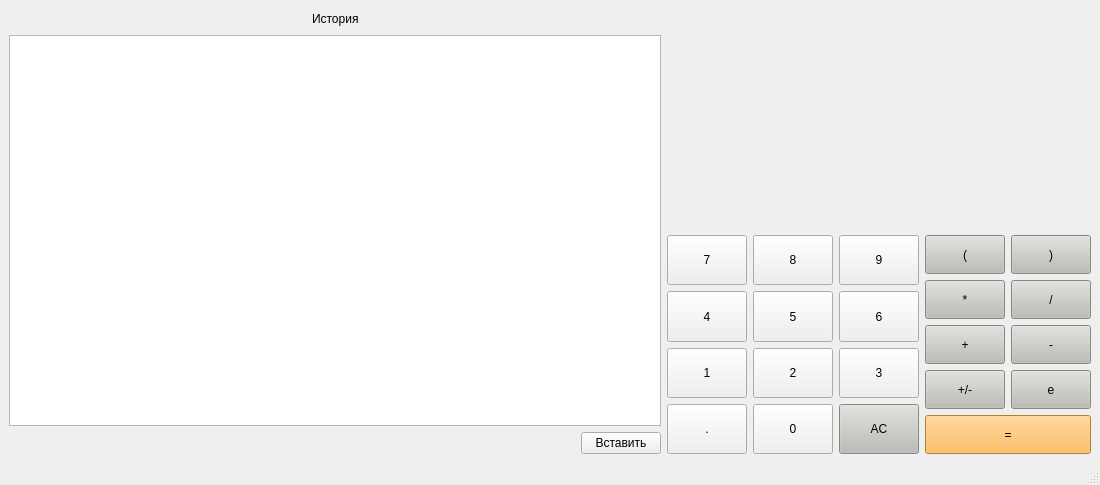
<?xml version="1.0" encoding="UTF-8"?>
<ui version="4.0">
 <class>MainWindow</class>
 <widget class="QMainWindow" name="MainWindow">
  <property name="geometry">
   <rect>
    <x>0</x>
    <y>0</y>
    <width>1100</width>
    <height>485</height>
   </rect>
  </property>
  <property name="sizePolicy">
   <sizepolicy hsizetype="Preferred" vsizetype="Preferred">
    <horstretch>0</horstretch>
    <verstretch>0</verstretch>
   </sizepolicy>
  </property>
  <property name="minimumSize">
   <size>
    <width>1100</width>
    <height>0</height>
   </size>
  </property>
  <property name="windowTitle">
   <string>MainWindow</string>
  </property>
  <property name="layoutDirection">
   <enum>Qt::LeftToRight</enum>
  </property>
  <widget class="QWidget" name="centralwidget">
   <property name="sizePolicy">
    <sizepolicy hsizetype="Expanding" vsizetype="Expanding">
     <horstretch>0</horstretch>
     <verstretch>0</verstretch>
    </sizepolicy>
   </property>
   <layout class="QHBoxLayout" name="horizontalLayout_12">
    <item>
     <layout class="QVBoxLayout" name="verticalLayout_3">
      <item>
       <layout class="QHBoxLayout" name="horizontalLayout_9">
        <item>
         <spacer name="horizontalSpacer">
          <property name="orientation">
           <enum>Qt::Horizontal</enum>
          </property>
          <property name="sizeHint" stdset="0">
           <size>
            <width>40</width>
            <height>20</height>
           </size>
          </property>
         </spacer>
        </item>
        <item>
         <widget class="QLabel" name="label_history">
          <property name="text">
           <string>История</string>
          </property>
         </widget>
        </item>
        <item>
         <spacer name="horizontalSpacer_3">
          <property name="orientation">
           <enum>Qt::Horizontal</enum>
          </property>
          <property name="sizeHint" stdset="0">
           <size>
            <width>40</width>
            <height>20</height>
           </size>
          </property>
         </spacer>
        </item>
       </layout>
      </item>
      <item>
       <widget class="QTableView" name="tableView">
        <property name="selectionMode">
         <enum>QAbstractItemView::SingleSelection</enum>
        </property>
        <property name="selectionBehavior">
         <enum>QAbstractItemView::SelectRows</enum>
        </property>
        <property name="gridStyle">
         <enum>Qt::SolidLine</enum>
        </property>
        <property name="wordWrap">
         <bool>false</bool>
        </property>
        <property name="cornerButtonEnabled">
         <bool>false</bool>
        </property>
       </widget>
      </item>
      <item>
       <layout class="QHBoxLayout" name="horizontalLayout_10">
        <item>
         <spacer name="horizontalSpacer_2">
          <property name="orientation">
           <enum>Qt::Horizontal</enum>
          </property>
          <property name="sizeHint" stdset="0">
           <size>
            <width>40</width>
            <height>20</height>
           </size>
          </property>
         </spacer>
        </item>
        <item>
         <widget class="QPushButton" name="pushButton_insert_history_result">
          <property name="text">
           <string>Вставить</string>
          </property>
         </widget>
        </item>
       </layout>
      </item>
     </layout>
    </item>
    <item>
     <layout class="QVBoxLayout" name="verticalLayout_4">
      <item>
       <widget class="QLabel" name="result_show">
        <property name="font">
         <font>
          <pointsize>18</pointsize>
         </font>
        </property>
        <property name="layoutDirection">
         <enum>Qt::LeftToRight</enum>
        </property>
        <property name="styleSheet">
         <string notr="true"> QLabel {
	qproperty-alignment: 'AlignVCenter | AlignRight';
	border: 1px solid gray;
}

background-color : white;</string>
        </property>
        <property name="text">
         <string/>
        </property>
       </widget>
      </item>
      <item>
       <layout class="QHBoxLayout" name="horizontalLayout_11">
        <item>
         <layout class="QVBoxLayout" name="verticalLayout">
          <item>
           <layout class="QHBoxLayout" name="horizontalLayout">
            <item>
             <widget class="QPushButton" name="pushButton_7">
              <property name="sizePolicy">
               <sizepolicy hsizetype="Minimum" vsizetype="Preferred">
                <horstretch>0</horstretch>
                <verstretch>0</verstretch>
               </sizepolicy>
              </property>
              <property name="text">
               <string>7</string>
              </property>
             </widget>
            </item>
            <item>
             <widget class="QPushButton" name="pushButton_8">
              <property name="sizePolicy">
               <sizepolicy hsizetype="Minimum" vsizetype="Preferred">
                <horstretch>0</horstretch>
                <verstretch>0</verstretch>
               </sizepolicy>
              </property>
              <property name="text">
               <string>8</string>
              </property>
             </widget>
            </item>
            <item>
             <widget class="QPushButton" name="pushButton_9">
              <property name="sizePolicy">
               <sizepolicy hsizetype="Minimum" vsizetype="Preferred">
                <horstretch>0</horstretch>
                <verstretch>0</verstretch>
               </sizepolicy>
              </property>
              <property name="text">
               <string>9</string>
              </property>
             </widget>
            </item>
           </layout>
          </item>
          <item>
           <layout class="QHBoxLayout" name="horizontalLayout_2">
            <item>
             <widget class="QPushButton" name="pushButton_4">
              <property name="sizePolicy">
               <sizepolicy hsizetype="Minimum" vsizetype="Preferred">
                <horstretch>0</horstretch>
                <verstretch>0</verstretch>
               </sizepolicy>
              </property>
              <property name="text">
               <string>4</string>
              </property>
             </widget>
            </item>
            <item>
             <widget class="QPushButton" name="pushButton_5">
              <property name="sizePolicy">
               <sizepolicy hsizetype="Minimum" vsizetype="Preferred">
                <horstretch>0</horstretch>
                <verstretch>0</verstretch>
               </sizepolicy>
              </property>
              <property name="text">
               <string>5</string>
              </property>
             </widget>
            </item>
            <item>
             <widget class="QPushButton" name="pushButton_6">
              <property name="sizePolicy">
               <sizepolicy hsizetype="Minimum" vsizetype="Preferred">
                <horstretch>0</horstretch>
                <verstretch>0</verstretch>
               </sizepolicy>
              </property>
              <property name="text">
               <string>6</string>
              </property>
             </widget>
            </item>
           </layout>
          </item>
          <item>
           <layout class="QHBoxLayout" name="horizontalLayout_3">
            <item>
             <widget class="QPushButton" name="pushButton_1">
              <property name="sizePolicy">
               <sizepolicy hsizetype="Minimum" vsizetype="Preferred">
                <horstretch>0</horstretch>
                <verstretch>0</verstretch>
               </sizepolicy>
              </property>
              <property name="text">
               <string>1</string>
              </property>
             </widget>
            </item>
            <item>
             <widget class="QPushButton" name="pushButton_2">
              <property name="sizePolicy">
               <sizepolicy hsizetype="Minimum" vsizetype="Preferred">
                <horstretch>0</horstretch>
                <verstretch>0</verstretch>
               </sizepolicy>
              </property>
              <property name="text">
               <string>2</string>
              </property>
             </widget>
            </item>
            <item>
             <widget class="QPushButton" name="pushButton_3">
              <property name="sizePolicy">
               <sizepolicy hsizetype="Minimum" vsizetype="Preferred">
                <horstretch>0</horstretch>
                <verstretch>0</verstretch>
               </sizepolicy>
              </property>
              <property name="text">
               <string>3</string>
              </property>
             </widget>
            </item>
           </layout>
          </item>
          <item>
           <layout class="QHBoxLayout" name="horizontalLayout_4">
            <item>
             <widget class="QPushButton" name="pushButton_dot">
              <property name="sizePolicy">
               <sizepolicy hsizetype="Minimum" vsizetype="Preferred">
                <horstretch>0</horstretch>
                <verstretch>0</verstretch>
               </sizepolicy>
              </property>
              <property name="text">
               <string>.</string>
              </property>
             </widget>
            </item>
            <item>
             <widget class="QPushButton" name="pushButton_0">
              <property name="sizePolicy">
               <sizepolicy hsizetype="Minimum" vsizetype="Preferred">
                <horstretch>0</horstretch>
                <verstretch>0</verstretch>
               </sizepolicy>
              </property>
              <property name="text">
               <string>0</string>
              </property>
             </widget>
            </item>
            <item>
             <widget class="QPushButton" name="pushButton_clear">
              <property name="sizePolicy">
               <sizepolicy hsizetype="Minimum" vsizetype="Preferred">
                <horstretch>0</horstretch>
                <verstretch>0</verstretch>
               </sizepolicy>
              </property>
              <property name="styleSheet">
               <string notr="true">background-color: rgb(186, 189, 182);</string>
              </property>
              <property name="text">
               <string>AC</string>
              </property>
             </widget>
            </item>
           </layout>
          </item>
         </layout>
        </item>
        <item>
         <layout class="QVBoxLayout" name="verticalLayout_2">
          <item>
           <layout class="QHBoxLayout" name="horizontalLayout_5">
            <item>
             <widget class="QPushButton" name="pushButton_left_bracket">
              <property name="sizePolicy">
               <sizepolicy hsizetype="Minimum" vsizetype="Preferred">
                <horstretch>0</horstretch>
                <verstretch>0</verstretch>
               </sizepolicy>
              </property>
              <property name="styleSheet">
               <string notr="true">background-color: rgb(186, 189, 182);</string>
              </property>
              <property name="text">
               <string>(</string>
              </property>
             </widget>
            </item>
            <item>
             <widget class="QPushButton" name="pushButton_right_bracket">
              <property name="sizePolicy">
               <sizepolicy hsizetype="Minimum" vsizetype="Preferred">
                <horstretch>0</horstretch>
                <verstretch>0</verstretch>
               </sizepolicy>
              </property>
              <property name="styleSheet">
               <string notr="true">background-color: rgb(186, 189, 182);</string>
              </property>
              <property name="text">
               <string>)</string>
              </property>
             </widget>
            </item>
           </layout>
          </item>
          <item>
           <layout class="QHBoxLayout" name="horizontalLayout_6">
            <item>
             <widget class="QPushButton" name="pushButton_multi">
              <property name="sizePolicy">
               <sizepolicy hsizetype="Minimum" vsizetype="Preferred">
                <horstretch>0</horstretch>
                <verstretch>0</verstretch>
               </sizepolicy>
              </property>
              <property name="styleSheet">
               <string notr="true">background-color: rgb(186, 189, 182);</string>
              </property>
              <property name="text">
               <string>*</string>
              </property>
             </widget>
            </item>
            <item>
             <widget class="QPushButton" name="pushButton_divide">
              <property name="sizePolicy">
               <sizepolicy hsizetype="Minimum" vsizetype="Preferred">
                <horstretch>0</horstretch>
                <verstretch>0</verstretch>
               </sizepolicy>
              </property>
              <property name="styleSheet">
               <string notr="true">background-color: rgb(186, 189, 182);</string>
              </property>
              <property name="text">
               <string>/</string>
              </property>
             </widget>
            </item>
           </layout>
          </item>
          <item>
           <layout class="QHBoxLayout" name="horizontalLayout_7">
            <item>
             <widget class="QPushButton" name="pushButton_plus">
              <property name="sizePolicy">
               <sizepolicy hsizetype="Minimum" vsizetype="Preferred">
                <horstretch>0</horstretch>
                <verstretch>0</verstretch>
               </sizepolicy>
              </property>
              <property name="styleSheet">
               <string notr="true">background-color: rgb(186, 189, 182);</string>
              </property>
              <property name="text">
               <string>+</string>
              </property>
             </widget>
            </item>
            <item>
             <widget class="QPushButton" name="pushButton_minus">
              <property name="sizePolicy">
               <sizepolicy hsizetype="Minimum" vsizetype="Preferred">
                <horstretch>0</horstretch>
                <verstretch>0</verstretch>
               </sizepolicy>
              </property>
              <property name="styleSheet">
               <string notr="true">background-color: rgb(186, 189, 182);</string>
              </property>
              <property name="text">
               <string>-</string>
              </property>
             </widget>
            </item>
           </layout>
          </item>
          <item>
           <layout class="QHBoxLayout" name="horizontalLayout_8">
            <item>
             <widget class="QPushButton" name="pushButton_negative">
              <property name="sizePolicy">
               <sizepolicy hsizetype="Minimum" vsizetype="Preferred">
                <horstretch>0</horstretch>
                <verstretch>0</verstretch>
               </sizepolicy>
              </property>
              <property name="styleSheet">
               <string notr="true">background-color: rgb(186, 189, 182);</string>
              </property>
              <property name="text">
               <string>+/-</string>
              </property>
             </widget>
            </item>
            <item>
             <widget class="QPushButton" name="pushButton_exponent">
              <property name="sizePolicy">
               <sizepolicy hsizetype="Minimum" vsizetype="Preferred">
                <horstretch>0</horstretch>
                <verstretch>0</verstretch>
               </sizepolicy>
              </property>
              <property name="styleSheet">
               <string notr="true">background-color: rgb(186, 189, 182);</string>
              </property>
              <property name="text">
               <string>e</string>
              </property>
             </widget>
            </item>
           </layout>
          </item>
          <item>
           <widget class="QPushButton" name="pushButton_equal">
            <property name="sizePolicy">
             <sizepolicy hsizetype="Minimum" vsizetype="Preferred">
              <horstretch>0</horstretch>
              <verstretch>0</verstretch>
             </sizepolicy>
            </property>
            <property name="styleSheet">
             <string notr="true">background-color: rgb(252, 175, 62);</string>
            </property>
            <property name="text">
             <string>=</string>
            </property>
           </widget>
          </item>
         </layout>
        </item>
       </layout>
      </item>
     </layout>
    </item>
   </layout>
  </widget>
  <widget class="QStatusBar" name="statusbar"/>
 </widget>
 <resources/>
 <connections/>
</ui>
